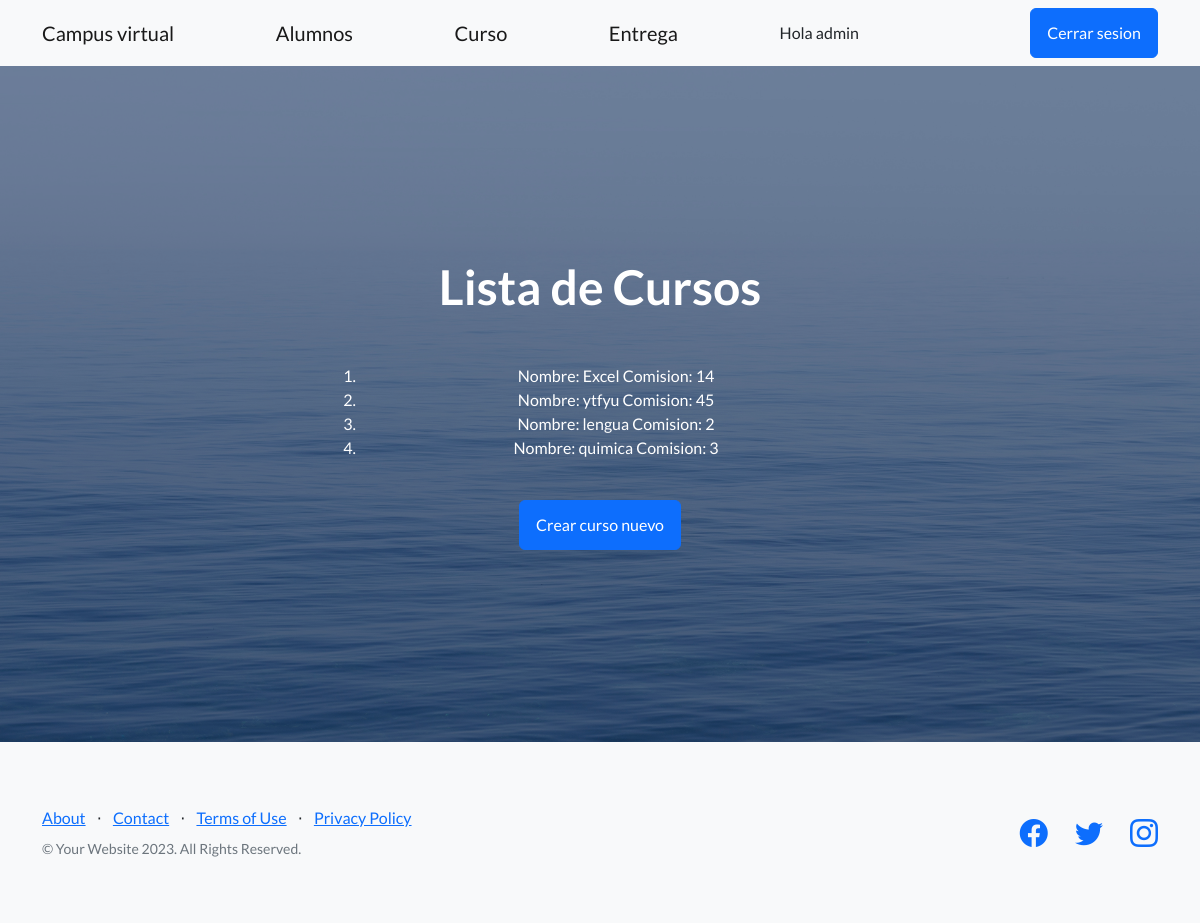
Page /cursos (signed in) on the earlier database version.
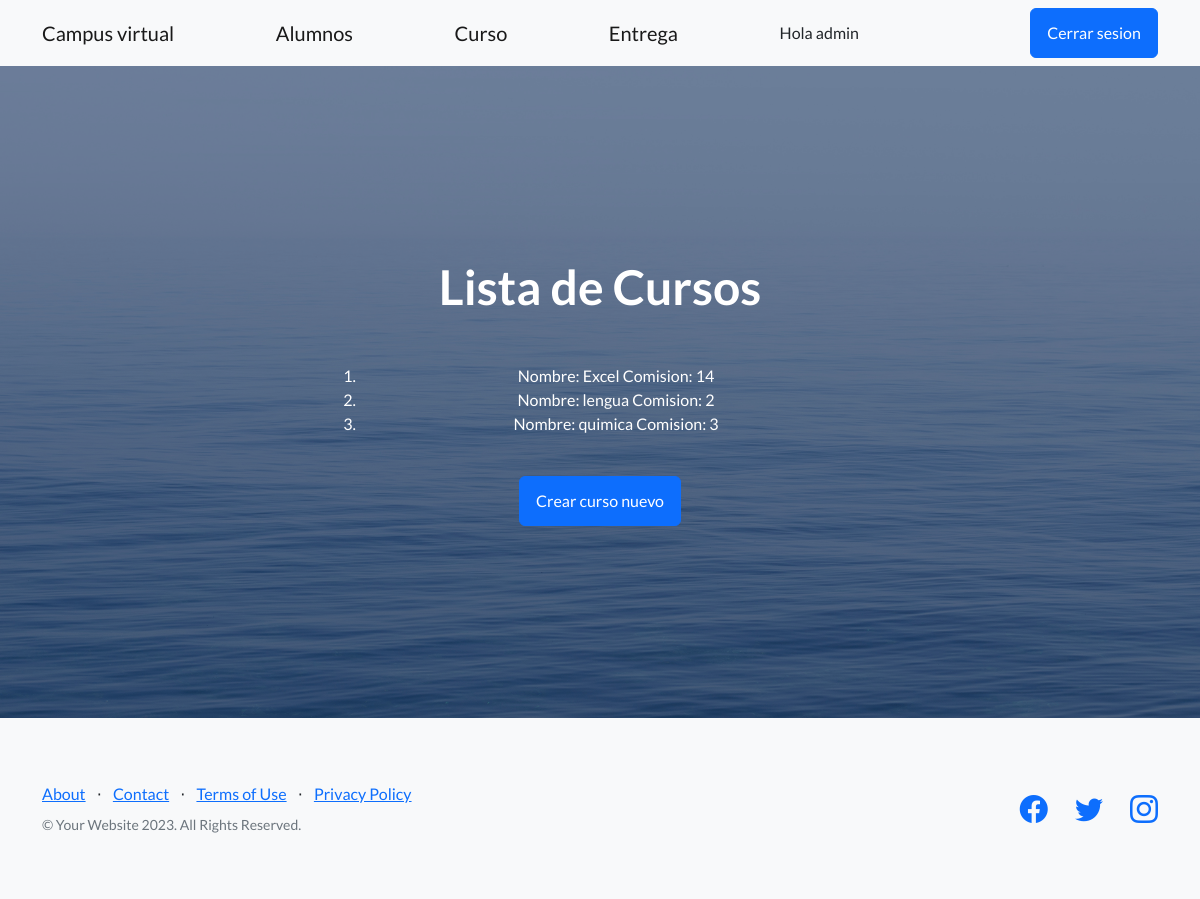
Same page on the later database version.
### AppTEnt/models.py (models this page shows, shortened)
class curso(models.Model):
    nombre_curso = models.CharField(max_length=50)
    numero_comision = models.IntegerField()

### AppTEnt/views.py (the view)
# urls.py: path("cursos", ver_curso, name= "cursos"),
@login_required # agrega funcionalidad a mi lista
def ver_curso(request):
    mis_cursos = curso.objects.all()
    info = {"Cursos":mis_cursos}
    return render(request, "AppTEnt/cursos.html", info)

### AppTEnt/templates/AppTEnt/cursos.html
{% extends "AppTEnt/padre.html" %}
{% block titulo %}
Lista de Cursos
{% endblock %}
{% block contenido1 %}
<ol>
{% for x in Cursos %}
<li>Nombre: {{x.nombre_curso}}     Comision: {{x.numero_comision}}</li>
{% endfor %}
</ol>
<br>
<a class="btn btn-primary" href="{% url 'nuevo_curso' %}">Crear curso nuevo</a>
{% endblock %}

Differences in the rows shown:
removed curso: nombre_curso "ytfyu", numero_comision "45"
